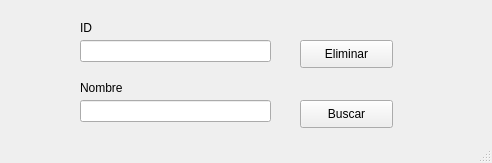
<?xml version="1.0" encoding="UTF-8"?>
<ui version="4.0">
 <class>EliminarEspecie</class>
 <widget class="QMainWindow" name="EliminarEspecie">
  <property name="geometry">
   <rect>
    <x>0</x>
    <y>0</y>
    <width>492</width>
    <height>163</height>
   </rect>
  </property>
  <property name="windowTitle">
   <string>Eliminar Especie</string>
  </property>
  <widget class="QWidget" name="centralwidget">
   <widget class="QLabel" name="label">
    <property name="geometry">
     <rect>
      <x>80</x>
      <y>20</y>
      <width>55</width>
      <height>16</height>
     </rect>
    </property>
    <property name="text">
     <string>ID</string>
    </property>
   </widget>
   <widget class="QLineEdit" name="lineEdit_2">
    <property name="geometry">
     <rect>
      <x>80</x>
      <y>100</y>
      <width>191</width>
      <height>22</height>
     </rect>
    </property>
   </widget>
   <widget class="QLineEdit" name="lineEdit">
    <property name="geometry">
     <rect>
      <x>80</x>
      <y>40</y>
      <width>191</width>
      <height>22</height>
     </rect>
    </property>
   </widget>
   <widget class="QPushButton" name="btnEliminar">
    <property name="geometry">
     <rect>
      <x>300</x>
      <y>40</y>
      <width>93</width>
      <height>28</height>
     </rect>
    </property>
    <property name="text">
     <string>Eliminar</string>
    </property>
   </widget>
   <widget class="QLabel" name="label_2">
    <property name="geometry">
     <rect>
      <x>80</x>
      <y>80</y>
      <width>55</width>
      <height>16</height>
     </rect>
    </property>
    <property name="text">
     <string>Nombre</string>
    </property>
   </widget>
   <widget class="QPushButton" name="btnBuscar">
    <property name="geometry">
     <rect>
      <x>300</x>
      <y>100</y>
      <width>93</width>
      <height>28</height>
     </rect>
    </property>
    <property name="text">
     <string>Buscar</string>
    </property>
   </widget>
  </widget>
  <widget class="QStatusBar" name="statusbar"/>
 </widget>
 <resources/>
 <connections/>
</ui>
